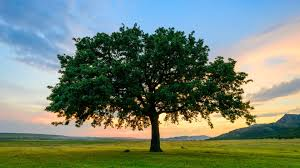
#> input picture ex1/rgbimage.jpg, 300 x 168 px
$ python ex1.py
#> lines starting #> are read from the running program, lines starting #| are printed output that depends on the picture
# ---------- imports ---------- #
import numpy as np
from imageio import imread, imwrite
from skimage.color import rgb2gray
import matplotlib.pyplot as plt

# ---------- const definitions ---------- #
MAX_GRAY_SCALE = 255
TWO_DIM = 2
THREE_DIM = 3

# transformation matrix for rgb to yiq #
rgb2yiq_matrix = np.array([[0.299, 0.587, 0.114],
                           [0.596, -0.275, -0.321],
                           [0.212, -0.523, 0.311]], dtype=np.float64)


# ---------- functions ---------- #


def read_image(file_name, representation):
    """
    reads an image file and converts it into given representation.
    :param file_name: the filename of an image on disk.
    :param representation: representation code, either 1 or 2 defining whether
    should be a grayscale image (1) or an RGB image (2).
    :return: an image with intensities normalized to the range [0,1]
    """
#> called with file_name = 'rgbimage.jpg', representation = 2
    img = np.array(imread(file_name))
#> img is the input picture: shape (168, 300, 3); mean R, G, B 114.5, 129.6, 114.1
    img_float = img.astype(np.float64) / MAX_GRAY_SCALE
    if representation == 1:  # return grayscale image
        if img.ndim == TWO_DIM:  # image was given in grayscale
            return img_float
        elif img.ndim == THREE_DIM:  # image is rgb, convert to grayscale
            return rgb2gray(img_float)
    elif representation == 2:  # return rgb
        return img_float


def imdisplay(filename, representation):
    """
    utilizes read_image to display an image in given representation
    :param filename: same as is read_image
    :param representation: same as in read_image
    """
    plt.imshow(read_image(filename, representation), cmap='gray')
    plt.show()


def rgb2yiq(imRGB):
    """
    transforms an RGB image into the YIQ color space.
    :param imRGB: image to transform.
    :return: the image in YIQ color space
    """
    ret_arr = np.zeros(shape=imRGB.shape, dtype=np.float64)  # same size matrix
#> ret_arr: shape (168, 300, 3) float64; every value is 0
    for i in range(THREE_DIM):
        ret_arr[:, :, i] = rgb2yiq_matrix[i][0] * imRGB[:, :, 0] + \
                           rgb2yiq_matrix[i][1] * imRGB[:, :, 1] + \
                           rgb2yiq_matrix[i][2] * imRGB[:, :, 2]
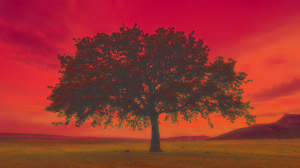
#> ret_arr: shape (168, 300, 3) float64; mean R, G, B 0.484, -0.0157, -0.0315; drawn with min black and max white
    return ret_arr


def yiq2rgb(imYIQ):
    """
    transforms an YIQ image into the RGB color space.
    :param imYIQ: image to transform.
    :return: the image in RGB color space
    """
    ret_arr = np.zeros(shape=imYIQ.shape, dtype=np.float64)
    inverse_mat = np.linalg.inv(rgb2yiq_matrix)
    for i in range(THREE_DIM):
        ret_arr[:, :, i] = inverse_mat[i][0] * imYIQ[:, :, 0] + \
                           inverse_mat[i][1] * imYIQ[:, :, 1] + \
                           inverse_mat[i][2] * imYIQ[:, :, 2]
    return ret_arr


if __name__ == '__main__':
    orig = read_image("rgbimage.jpg", 2)
    after = yiq2rgb(rgb2yiq(read_image("rgbimage.jpg", 2)))
    print(np.array_equal(orig, after))
#| False
